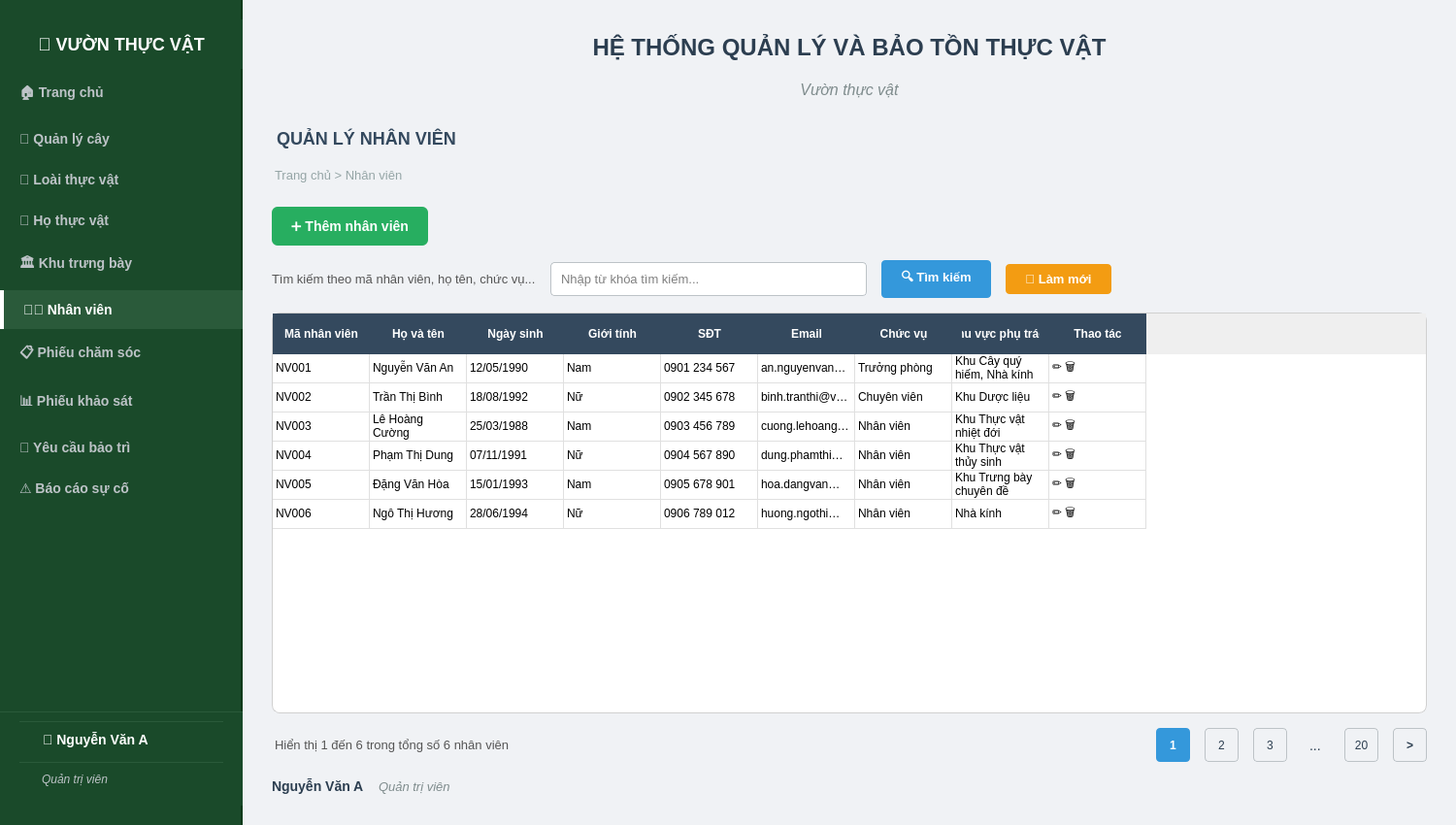
<?xml version="1.0" encoding="UTF-8"?>
<ui version="4.0">
 <class>MainWindow</class>
 <widget class="QMainWindow" name="MainWindow">
  <property name="geometry">
   <rect>
    <x>0</x>
    <y>0</y>
    <width>1500</width>
    <height>850</height>
   </rect>
  </property>
  <property name="windowTitle">
   <string>Hệ Thống Quản Lý Và Bảo Tồn Thực Vật - Nhân viên</string>
  </property>
  <widget class="QWidget" name="centralwidget">
   <layout class="QHBoxLayout" name="mainLayout">
    <property name="spacing">
     <number>0</number>
    </property>
    <property name="leftMargin">
     <number>0</number>
    </property>
    <property name="topMargin">
     <number>0</number>
    </property>
    <property name="rightMargin">
     <number>0</number>
    </property>
    <property name="bottomMargin">
     <number>0</number>
    </property>
    <item>
     <widget class="QWidget" name="sidebarWidget" native="true">
      <property name="minimumSize">
       <size>
        <width>250</width>
        <height>0</height>
       </size>
      </property>
      <property name="maximumSize">
       <size>
        <width>250</width>
        <height>16777215</height>
       </size>
      </property>
      <property name="styleSheet">
       <string>QWidget#sidebarWidget { background-color: #1a4a2a; border-right: 2px solid #0a3a1a; }</string>
      </property>
      <layout class="QVBoxLayout" name="sidebarLayout">
       <property name="spacing">
        <number>2</number>
       </property>
       <property name="leftMargin">
        <number>0</number>
       </property>
       <property name="topMargin">
        <number>20</number>
       </property>
       <property name="rightMargin">
        <number>0</number>
       </property>
       <property name="bottomMargin">
        <number>20</number>
       </property>
       <item>
        <widget class="QLabel" name="logoLabel">
         <property name="styleSheet">
          <string>font-size: 18px; font-weight: bold; color: #ffffff; padding: 15px 0; background-color: #1a4a2a;</string>
         </property>
         <property name="text">
          <string>🌿 VƯỜN THỰC VẬT</string>
         </property>
         <property name="alignment">
          <set>Qt::AlignCenter</set>
         </property>
        </widget>
       </item>
       <item>
        <widget class="QPushButton" name="homeButton">
         <property name="styleSheet">
          <string>QPushButton { text-align: left; padding: 12px 20px; background-color: transparent; color: #bdc3c7; border: none; border-radius: 0px; font-size: 14px; font-weight: bold; } QPushButton:hover { background-color: #2a5a3a; color: white; } QPushButton:checked { background-color: #2a5a3a; color: #ffffff; border-left: 4px solid #ffffff; }</string>
         </property>
         <property name="text">
          <string>🏠 Trang chủ</string>
         </property>
         <property name="checkable">
          <bool>true</bool>
         </property>
        </widget>
       </item>
       <item>
        <widget class="QPushButton" name="plantManagementButton">
         <property name="styleSheet">
          <string>QPushButton { text-align: left; padding: 12px 20px; background-color: transparent; color: #bdc3c7; border: none; border-radius: 0px; font-size: 14px; font-weight: bold; } QPushButton:hover { background-color: #2a5a3a; color: white; } QPushButton:checked { background-color: #2a5a3a; color: #ffffff; border-left: 4px solid #ffffff; }</string>
         </property>
         <property name="text">
          <string>🌳 Quản lý cây</string>
         </property>
         <property name="checkable">
          <bool>true</bool>
         </property>
        </widget>
       </item>
       <item>
        <widget class="QPushButton" name="speciesButton">
         <property name="styleSheet">
          <string>QPushButton { text-align: left; padding: 12px 20px; background-color: transparent; color: #bdc3c7; border: none; border-radius: 0px; font-size: 14px; font-weight: bold; } QPushButton:hover { background-color: #2a5a3a; color: white; } QPushButton:checked { background-color: #2a5a3a; color: #ffffff; border-left: 4px solid #ffffff; }</string>
         </property>
         <property name="text">
          <string>🌿 Loài thực vật</string>
         </property>
         <property name="checkable">
          <bool>true</bool>
         </property>
        </widget>
       </item>
       <item>
        <widget class="QPushButton" name="familyButton">
         <property name="styleSheet">
          <string>QPushButton { text-align: left; padding: 12px 20px; background-color: transparent; color: #bdc3c7; border: none; border-radius: 0px; font-size: 14px; font-weight: bold; } QPushButton:hover { background-color: #2a5a3a; color: white; } QPushButton:checked { background-color: #2a5a3a; color: #ffffff; border-left: 4px solid #ffffff; }</string>
         </property>
         <property name="text">
          <string>🌺 Họ thực vật</string>
         </property>
         <property name="checkable">
          <bool>true</bool>
         </property>
        </widget>
       </item>
       <item>
        <widget class="QPushButton" name="exhibitionButton">
         <property name="styleSheet">
          <string>QPushButton { text-align: left; padding: 12px 20px; background-color: transparent; color: #bdc3c7; border: none; border-radius: 0px; font-size: 14px; font-weight: bold; } QPushButton:hover { background-color: #2a5a3a; color: white; } QPushButton:checked { background-color: #2a5a3a; color: #ffffff; border-left: 4px solid #ffffff; }</string>
         </property>
         <property name="text">
          <string>🏛️ Khu trưng bày</string>
         </property>
         <property name="checkable">
          <bool>true</bool>
         </property>
        </widget>
       </item>
       <item>
        <widget class="QPushButton" name="staffButton">
         <property name="styleSheet">
          <string>QPushButton { text-align: left; padding: 12px 20px; background-color: #2a5a3a; color: #ffffff; border: none; border-radius: 0px; font-size: 14px; font-weight: bold; border-left: 4px solid #ffffff; } QPushButton:hover { background-color: #2a5a3a; color: white; }</string>
         </property>
         <property name="text">
          <string>👨‍🌾 Nhân viên</string>
         </property>
         <property name="checkable">
          <bool>true</bool>
         </property>
         <property name="checked">
          <bool>true</bool>
         </property>
        </widget>
       </item>
       <item>
        <widget class="QPushButton" name="careButton">
         <property name="styleSheet">
          <string>QPushButton { text-align: left; padding: 12px 20px; background-color: transparent; color: #bdc3c7; border: none; border-radius: 0px; font-size: 14px; font-weight: bold; } QPushButton:hover { background-color: #2a5a3a; color: white; } QPushButton:checked { background-color: #2a5a3a; color: #ffffff; border-left: 4px solid #ffffff; }</string>
         </property>
         <property name="text">
          <string>📋 Phiếu chăm sóc</string>
         </property>
         <property name="checkable">
          <bool>true</bool>
         </property>
        </widget>
       </item>
       <item>
        <widget class="QPushButton" name="surveyButton">
         <property name="styleSheet">
          <string>QPushButton { text-align: left; padding: 12px 20px; background-color: transparent; color: #bdc3c7; border: none; border-radius: 0px; font-size: 14px; font-weight: bold; } QPushButton:hover { background-color: #2a5a3a; color: white; } QPushButton:checked { background-color: #2a5a3a; color: #ffffff; border-left: 4px solid #ffffff; }</string>
         </property>
         <property name="text">
          <string>📊 Phiếu khảo sát</string>
         </property>
         <property name="checkable">
          <bool>true</bool>
         </property>
        </widget>
       </item>
       <item>
        <widget class="QPushButton" name="maintenanceButton">
         <property name="styleSheet">
          <string>QPushButton { text-align: left; padding: 12px 20px; background-color: transparent; color: #bdc3c7; border: none; border-radius: 0px; font-size: 14px; font-weight: bold; } QPushButton:hover { background-color: #2a5a3a; color: white; } QPushButton:checked { background-color: #2a5a3a; color: #ffffff; border-left: 4px solid #ffffff; }</string>
         </property>
         <property name="text">
          <string>🔧 Yêu cầu bảo trì</string>
         </property>
         <property name="checkable">
          <bool>true</bool>
         </property>
        </widget>
       </item>
       <item>
        <widget class="QPushButton" name="reportButton">
         <property name="styleSheet">
          <string>QPushButton { text-align: left; padding: 12px 20px; background-color: transparent; color: #bdc3c7; border: none; border-radius: 0px; font-size: 14px; font-weight: bold; } QPushButton:hover { background-color: #2a5a3a; color: white; } QPushButton:checked { background-color: #2a5a3a; color: #ffffff; border-left: 4px solid #ffffff; }</string>
         </property>
         <property name="text">
          <string>⚠️ Báo cáo sự cố</string>
         </property>
         <property name="checkable">
          <bool>true</bool>
         </property>
        </widget>
       </item>
       <item>
        <spacer name="sidebarSpacer">
         <property name="orientation">
          <enum>Qt::Vertical</enum>
         </property>
         <property name="sizeHint" stdset="0">
          <size>
           <width>20</width>
           <height>40</height>
          </size>
         </property>
        </spacer>
       </item>
       <item>
        <widget class="QWidget" name="userInfoWidget" native="true">
         <property name="styleSheet">
          <string>background-color: #1a4a2a; padding: 10px 20px; border-top: 1px solid #2a5a3a;</string>
         </property>
         <layout class="QVBoxLayout" name="userInfoLayout">
          <property name="spacing">
           <number>5</number>
          </property>
          <property name="leftMargin">
           <number>20</number>
          </property>
          <property name="topMargin">
           <number>10</number>
          </property>
          <property name="rightMargin">
           <number>20</number>
          </property>
          <property name="bottomMargin">
           <number>10</number>
          </property>
          <item>
           <widget class="QLabel" name="sidebarUserLabel">
            <property name="styleSheet">
             <string>color: #ffffff; font-size: 14px; font-weight: bold;</string>
            </property>
            <property name="text">
             <string>👤 Nguyễn Văn A</string>
            </property>
           </widget>
          </item>
          <item>
           <widget class="QLabel" name="sidebarRoleLabel">
            <property name="styleSheet">
             <string>color: #bdc3c7; font-size: 12px; font-style: italic;</string>
            </property>
            <property name="text">
             <string>Quản trị viên</string>
            </property>
           </widget>
          </item>
         </layout>
        </widget>
       </item>
      </layout>
     </widget>
    </item>
    <item>
     <widget class="QWidget" name="contentWidget" native="true">
      <property name="styleSheet">
       <string>QWidget#contentWidget { background-color: #f0f2f5; }</string>
      </property>
      <layout class="QVBoxLayout" name="contentLayout">
       <property name="spacing">
        <number>15</number>
       </property>
       <property name="leftMargin">
        <number>30</number>
       </property>
       <property name="topMargin">
        <number>30</number>
       </property>
       <property name="rightMargin">
        <number>30</number>
       </property>
       <property name="bottomMargin">
        <number>30</number>
       </property>
       <item>
        <layout class="QVBoxLayout" name="headerLayout">
         <item>
          <widget class="QLabel" name="titleLabel">
           <property name="styleSheet">
            <string>font-size: 24px; font-weight: bold; color: #2c3e50; padding: 5px;</string>
           </property>
           <property name="text">
            <string>HỆ THỐNG QUẢN LÝ VÀ BẢO TỒN THỰC VẬT</string>
           </property>
           <property name="alignment">
            <set>Qt::AlignCenter</set>
           </property>
          </widget>
         </item>
         <item>
          <widget class="QLabel" name="subtitleLabel">
           <property name="styleSheet">
            <string>font-size: 16px; color: #7f8c8d; font-style: italic; padding-bottom: 10px;</string>
           </property>
           <property name="text">
            <string>Vườn thực vật</string>
           </property>
           <property name="alignment">
            <set>Qt::AlignCenter</set>
           </property>
          </widget>
         </item>
        </layout>
       </item>
       <item>
        <widget class="QLabel" name="managementLabel">
         <property name="styleSheet">
          <string>font-size: 18px; font-weight: bold; color: #34495e; padding: 5px 0px;</string>
         </property>
         <property name="text">
          <string>QUẢN LÝ NHÂN VIÊN</string>
         </property>
        </widget>
       </item>
       <item>
        <widget class="QLabel" name="breadcrumbLabel">
         <property name="styleSheet">
          <string>font-size: 13px; color: #95a5a6; padding-bottom: 10px;</string>
         </property>
         <property name="text">
          <string>Trang chủ &gt; Nhân viên</string>
         </property>
        </widget>
       </item>
       <item>
        <layout class="QHBoxLayout" name="toolbarLayout">
         <item>
          <widget class="QPushButton" name="addButton">
           <property name="minimumSize">
            <size>
             <width>150</width>
             <height>40</height>
            </size>
           </property>
           <property name="styleSheet">
            <string>QPushButton { background-color: #27ae60; color: white; padding: 8px 20px; border: none; border-radius: 6px; font-weight: bold; font-size: 14px; } QPushButton:hover { background-color: #219a52; }</string>
           </property>
           <property name="text">
            <string>➕ Thêm nhân viên</string>
           </property>
          </widget>
         </item>
         <item>
          <spacer name="toolbarSpacer">
           <property name="orientation">
            <enum>Qt::Horizontal</enum>
           </property>
           <property name="sizeHint" stdset="0">
            <size>
             <width>40</width>
             <height>20</height>
            </size>
           </property>
          </spacer>
         </item>
        </layout>
       </item>
       <item>
        <layout class="QHBoxLayout" name="searchLayout">
         <item>
          <widget class="QLabel" name="searchLabel">
           <property name="styleSheet">
            <string>font-size: 13px; color: #555;</string>
           </property>
           <property name="text">
            <string>Tìm kiếm theo mã nhân viên, họ tên, chức vụ...</string>
           </property>
          </widget>
         </item>
         <item>
          <widget class="QLineEdit" name="searchInput">
           <property name="styleSheet">
            <string>padding: 8px; border: 1px solid #bdc3c7; border-radius: 4px; font-size: 13px;</string>
           </property>
           <property name="placeholderText">
            <string>Nhập từ khóa tìm kiếm...</string>
           </property>
          </widget>
         </item>
         <item>
          <widget class="QPushButton" name="searchButton">
           <property name="styleSheet">
            <string>QPushButton { background-color: #3498db; color: white; padding: 8px 20px; border: none; border-radius: 4px; font-weight: bold; font-size: 13px; } QPushButton:hover { background-color: #2980b9; }</string>
           </property>
           <property name="text">
            <string>🔍 Tìm kiếm</string>
           </property>
          </widget>
         </item>
         <item>
          <widget class="QPushButton" name="refreshButton">
           <property name="styleSheet">
            <string>QPushButton { background-color: #f39c12; color: white; padding: 8px 20px; border: none; border-radius: 4px; font-weight: bold; font-size: 13px; } QPushButton:hover { background-color: #e67e22; }</string>
           </property>
           <property name="text">
            <string>🔄 Làm mới</string>
           </property>
          </widget>
         </item>
         <item>
          <spacer name="searchSpacer">
           <property name="orientation">
            <enum>Qt::Horizontal</enum>
           </property>
           <property name="sizeHint" stdset="0">
            <size>
             <width>40</width>
             <height>20</height>
            </size>
           </property>
          </spacer>
         </item>
        </layout>
       </item>
       <item>
        <widget class="QTableWidget" name="tableWidget">
         <property name="styleSheet">
          <string>QTableWidget { border: 1px solid #d0d0d0; border-radius: 8px; gridline-color: #e0e0e0; background-color: white; alternate-background-color: #f8f9fa; } QTableWidget::item { padding: 10px; font-size: 13px; } QHeaderView::section { background-color: #34495e; color: white; padding: 12px 10px; border: none; font-weight: bold; font-size: 12px; } QTableWidget::item:selected { background-color: #3498db; color: white; }</string>
         </property>
         <property name="rowCount">
          <number>6</number>
         </property>
         <property name="columnCount">
          <number>9</number>
         </property>
         <attribute name="horizontalHeaderVisible">
          <bool>true</bool>
         </attribute>
         <attribute name="horizontalHeaderStretchLastSection">
          <bool>false</bool>
         </attribute>
         <attribute name="verticalHeaderVisible">
          <bool>false</bool>
         </attribute>
         <row/>
         <row/>
         <row/>
         <row/>
         <row/>
         <row/>
         <column>
          <property name="text">
           <string>Mã nhân viên</string>
          </property>
         </column>
         <column>
          <property name="text">
           <string>Họ và tên</string>
          </property>
         </column>
         <column>
          <property name="text">
           <string>Ngày sinh</string>
          </property>
         </column>
         <column>
          <property name="text">
           <string>Giới tính</string>
          </property>
         </column>
         <column>
          <property name="text">
           <string>SĐT</string>
          </property>
         </column>
         <column>
          <property name="text">
           <string>Email</string>
          </property>
         </column>
         <column>
          <property name="text">
           <string>Chức vụ</string>
          </property>
         </column>
         <column>
          <property name="text">
           <string>Khu vực phụ trách</string>
          </property>
         </column>
         <column>
          <property name="text">
           <string>Thao tác</string>
          </property>
         </column>
         <item row="0" column="0">
          <property name="text">
           <string>NV001</string>
          </property>
         </item>
         <item row="0" column="1">
          <property name="text">
           <string>Nguyễn Văn An</string>
          </property>
         </item>
         <item row="0" column="2">
          <property name="text">
           <string>12/05/1990</string>
          </property>
         </item>
         <item row="0" column="3">
          <property name="text">
           <string>Nam</string>
          </property>
         </item>
         <item row="0" column="4">
          <property name="text">
           <string>0901 234 567</string>
          </property>
         </item>
         <item row="0" column="5">
          <property name="text">
           <string>an.nguyenvan@vvt.vn</string>
          </property>
         </item>
         <item row="0" column="6">
          <property name="text">
           <string>Trưởng phòng</string>
          </property>
         </item>
         <item row="0" column="7">
          <property name="text">
           <string>Khu Cây quý hiếm, Nhà kính</string>
          </property>
         </item>
         <item row="0" column="8">
          <property name="text">
           <string>✏️ 🗑️</string>
          </property>
         </item>
         <item row="1" column="0">
          <property name="text">
           <string>NV002</string>
          </property>
         </item>
         <item row="1" column="1">
          <property name="text">
           <string>Trần Thị Bình</string>
          </property>
         </item>
         <item row="1" column="2">
          <property name="text">
           <string>18/08/1992</string>
          </property>
         </item>
         <item row="1" column="3">
          <property name="text">
           <string>Nữ</string>
          </property>
         </item>
         <item row="1" column="4">
          <property name="text">
           <string>0902 345 678</string>
          </property>
         </item>
         <item row="1" column="5">
          <property name="text">
           <string>binh.tranthi@vvt.vn</string>
          </property>
         </item>
         <item row="1" column="6">
          <property name="text">
           <string>Chuyên viên</string>
          </property>
         </item>
         <item row="1" column="7">
          <property name="text">
           <string>Khu Dược liệu</string>
          </property>
         </item>
         <item row="1" column="8">
          <property name="text">
           <string>✏️ 🗑️</string>
          </property>
         </item>
         <item row="2" column="0">
          <property name="text">
           <string>NV003</string>
          </property>
         </item>
         <item row="2" column="1">
          <property name="text">
           <string>Lê Hoàng Cường</string>
          </property>
         </item>
         <item row="2" column="2">
          <property name="text">
           <string>25/03/1988</string>
          </property>
         </item>
         <item row="2" column="3">
          <property name="text">
           <string>Nam</string>
          </property>
         </item>
         <item row="2" column="4">
          <property name="text">
           <string>0903 456 789</string>
          </property>
         </item>
         <item row="2" column="5">
          <property name="text">
           <string>cuong.lehoang@vvt.vn</string>
          </property>
         </item>
         <item row="2" column="6">
          <property name="text">
           <string>Nhân viên</string>
          </property>
         </item>
         <item row="2" column="7">
          <property name="text">
           <string>Khu Thực vật nhiệt đới</string>
          </property>
         </item>
         <item row="2" column="8">
          <property name="text">
           <string>✏️ 🗑️</string>
          </property>
         </item>
         <item row="3" column="0">
          <property name="text">
           <string>NV004</string>
          </property>
         </item>
         <item row="3" column="1">
          <property name="text">
           <string>Phạm Thị Dung</string>
          </property>
         </item>
         <item row="3" column="2">
          <property name="text">
           <string>07/11/1991</string>
          </property>
         </item>
         <item row="3" column="3">
          <property name="text">
           <string>Nữ</string>
          </property>
         </item>
         <item row="3" column="4">
          <property name="text">
           <string>0904 567 890</string>
          </property>
         </item>
         <item row="3" column="5">
          <property name="text">
           <string>dung.phamthi@vvt.vn</string>
          </property>
         </item>
         <item row="3" column="6">
          <property name="text">
           <string>Nhân viên</string>
          </property>
         </item>
         <item row="3" column="7">
          <property name="text">
           <string>Khu Thực vật thủy sinh</string>
          </property>
         </item>
         <item row="3" column="8">
          <property name="text">
           <string>✏️ 🗑️</string>
          </property>
         </item>
         <item row="4" column="0">
          <property name="text">
           <string>NV005</string>
          </property>
         </item>
         <item row="4" column="1">
          <property name="text">
           <string>Đặng Văn Hòa</string>
          </property>
         </item>
         <item row="4" column="2">
          <property name="text">
           <string>15/01/1993</string>
          </property>
         </item>
         <item row="4" column="3">
          <property name="text">
           <string>Nam</string>
          </property>
         </item>
         <item row="4" column="4">
          <property name="text">
           <string>0905 678 901</string>
          </property>
         </item>
         <item row="4" column="5">
          <property name="text">
           <string>hoa.dangvan@vvt.vn</string>
          </property>
         </item>
         <item row="4" column="6">
          <property name="text">
           <string>Nhân viên</string>
          </property>
         </item>
         <item row="4" column="7">
          <property name="text">
           <string>Khu Trưng bày chuyên đề</string>
          </property>
         </item>
         <item row="4" column="8">
          <property name="text">
           <string>✏️ 🗑️</string>
          </property>
         </item>
         <item row="5" column="0">
          <property name="text">
           <string>NV006</string>
          </property>
         </item>
         <item row="5" column="1">
          <property name="text">
           <string>Ngô Thị Hương</string>
          </property>
         </item>
         <item row="5" column="2">
          <property name="text">
           <string>28/06/1994</string>
          </property>
         </item>
         <item row="5" column="3">
          <property name="text">
           <string>Nữ</string>
          </property>
         </item>
         <item row="5" column="4">
          <property name="text">
           <string>0906 789 012</string>
          </property>
         </item>
         <item row="5" column="5">
          <property name="text">
           <string>huong.ngothi@vvt.vn</string>
          </property>
         </item>
         <item row="5" column="6">
          <property name="text">
           <string>Nhân viên</string>
          </property>
         </item>
         <item row="5" column="7">
          <property name="text">
           <string>Nhà kính</string>
          </property>
         </item>
         <item row="5" column="8">
          <property name="text">
           <string>✏️ 🗑️</string>
          </property>
         </item>
        </widget>
       </item>
       <item>
        <layout class="QHBoxLayout" name="paginationLayout">
         <item>
          <widget class="QLabel" name="paginationLabel">
           <property name="styleSheet">
            <string>font-size: 13px; color: #555; padding: 5px 0;</string>
           </property>
           <property name="text">
            <string>Hiển thị 1 đến 6 trong tổng số 6 nhân viên</string>
           </property>
          </widget>
         </item>
         <item>
          <spacer name="paginationSpacer">
           <property name="orientation">
            <enum>Qt::Horizontal</enum>
           </property>
           <property name="sizeHint" stdset="0">
            <size>
             <width>40</width>
             <height>20</height>
            </size>
           </property>
          </spacer>
         </item>
         <item>
          <widget class="QPushButton" name="page1Button">
           <property name="minimumSize">
            <size>
             <width>35</width>
             <height>35</height>
            </size>
           </property>
           <property name="styleSheet">
            <string>QPushButton { background-color: #3498db; color: white; border: none; border-radius: 4px; font-weight: bold; } QPushButton:hover { background-color: #2980b9; }</string>
           </property>
           <property name="text">
            <string>1</string>
           </property>
          </widget>
         </item>
         <item>
          <widget class="QPushButton" name="page2Button">
           <property name="minimumSize">
            <size>
             <width>35</width>
             <height>35</height>
            </size>
           </property>
           <property name="styleSheet">
            <string>QPushButton { background-color: transparent; color: #2c3e50; border: 1px solid #bdc3c7; border-radius: 4px; } QPushButton:hover { background-color: #ecf0f1; }</string>
           </property>
           <property name="text">
            <string>2</string>
           </property>
          </widget>
         </item>
         <item>
          <widget class="QPushButton" name="page3Button">
           <property name="minimumSize">
            <size>
             <width>35</width>
             <height>35</height>
            </size>
           </property>
           <property name="styleSheet">
            <string>QPushButton { background-color: transparent; color: #2c3e50; border: 1px solid #bdc3c7; border-radius: 4px; } QPushButton:hover { background-color: #ecf0f1; }</string>
           </property>
           <property name="text">
            <string>3</string>
           </property>
          </widget>
         </item>
         <item>
          <widget class="QLabel" name="pageDotsLabel">
           <property name="styleSheet">
            <string>font-size: 14px; color: #2c3e50; padding: 0 5px;</string>
           </property>
           <property name="text">
            <string>...</string>
           </property>
          </widget>
         </item>
         <item>
          <widget class="QPushButton" name="pageLastButton">
           <property name="minimumSize">
            <size>
             <width>35</width>
             <height>35</height>
            </size>
           </property>
           <property name="styleSheet">
            <string>QPushButton { background-color: transparent; color: #2c3e50; border: 1px solid #bdc3c7; border-radius: 4px; } QPushButton:hover { background-color: #ecf0f1; }</string>
           </property>
           <property name="text">
            <string>20</string>
           </property>
          </widget>
         </item>
         <item>
          <widget class="QPushButton" name="pageNextButton">
           <property name="minimumSize">
            <size>
             <width>35</width>
             <height>35</height>
            </size>
           </property>
           <property name="styleSheet">
            <string>QPushButton { background-color: transparent; color: #2c3e50; border: 1px solid #bdc3c7; border-radius: 4px; font-weight: bold; } QPushButton:hover { background-color: #ecf0f1; }</string>
           </property>
           <property name="text">
            <string>&gt;</string>
           </property>
          </widget>
         </item>
        </layout>
       </item>
       <item>
        <layout class="QHBoxLayout" name="footerLayout">
         <item>
          <widget class="QLabel" name="userLabel">
           <property name="styleSheet">
            <string>font-size: 14px; font-weight: bold; color: #2c3e50;</string>
           </property>
           <property name="text">
            <string>Nguyễn Văn A</string>
           </property>
          </widget>
         </item>
         <item>
          <widget class="QLabel" name="roleLabel">
           <property name="styleSheet">
            <string>font-size: 13px; color: #7f8c8d; font-style: italic;</string>
           </property>
           <property name="text">
            <string>Quản trị viên</string>
           </property>
          </widget>
         </item>
         <item>
          <spacer name="footerSpacer">
           <property name="orientation">
            <enum>Qt::Horizontal</enum>
           </property>
           <property name="sizeHint" stdset="0">
            <size>
             <width>40</width>
             <height>20</height>
            </size>
           </property>
          </spacer>
         </item>
        </layout>
       </item>
      </layout>
     </widget>
    </item>
   </layout>
  </widget>
 </widget>
 <resources/>
 <connections/>
</ui>
